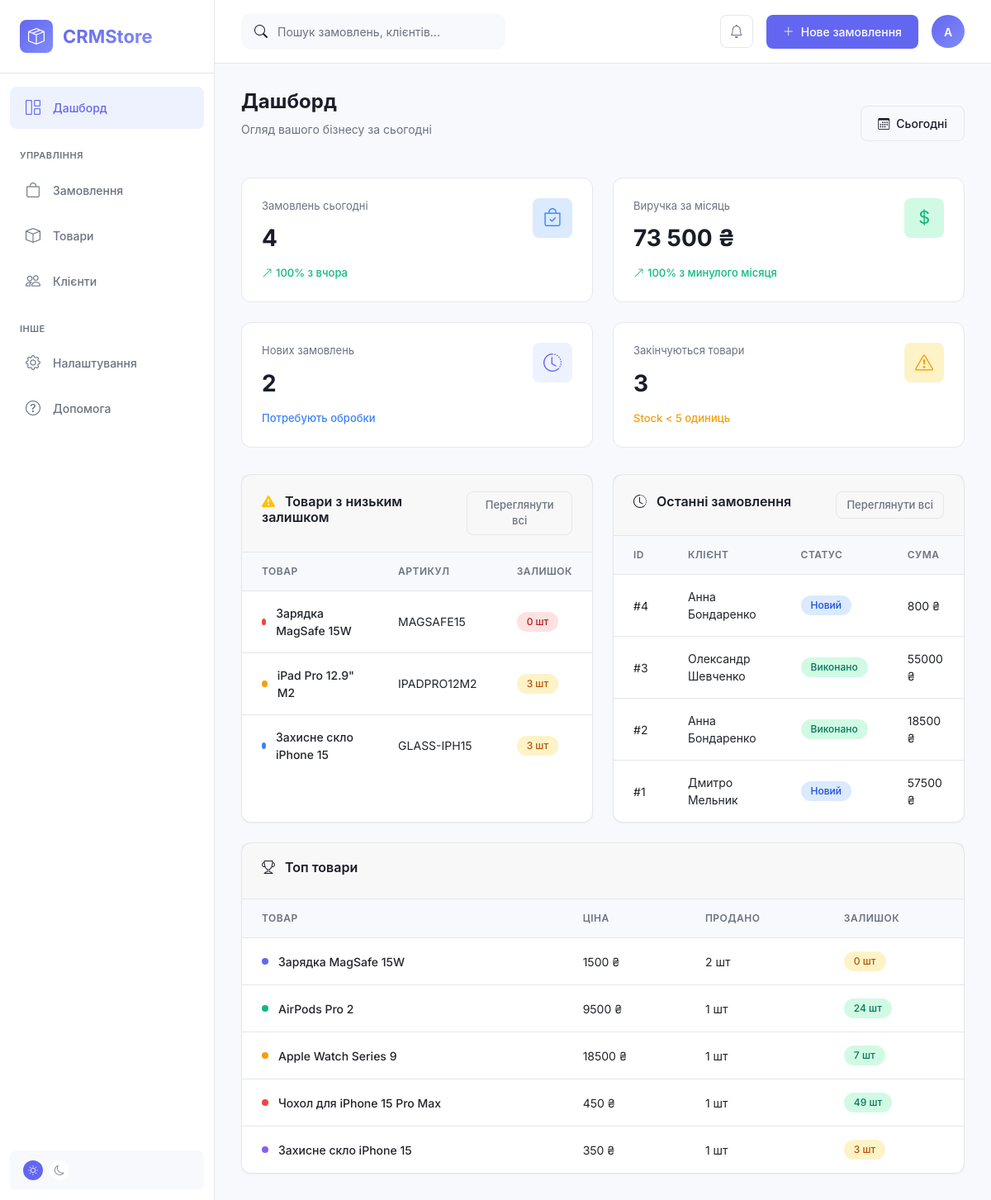
The page / on the database its author committed.
### orders/models.py (models this page shows, shortened)
class Product(models.Model):
    name = models.CharField('Назва', max_length=255)
    sku = models.CharField('Артикул', max_length=50, unique=True)
    purchase_price = models.DecimalField(
        'Ціна закупівлі',
        max_digits=10,
        decimal_places=2,
        validators=[MinValueValidator(Decimal('0.00'))]
    )
    selling_price = models.DecimalField(
        'Ціна продажу',
        max_digits=10,
        decimal_places=2,
        validators=[MinValueValidator(Decimal('0.00'))]
    )
    stock = models.PositiveIntegerField('Залишок на складі', default=0)
    created_at = models.DateTimeField('Створено', auto_now_add=True)
    updated_at = models.DateTimeField('Оновлено', auto_now=True)
    class Meta:
        verbose_name = 'Товар'
        verbose_name_plural = 'Товари'
        ordering = ['name']

class Order(models.Model):
    STATUS_CHOICES = [
        ('new', 'Новий'),
        ('confirmed', 'Підтверджено'),
        ('shipped', 'Відправлено'),
        ('completed', 'Виконано'),
        ('canceled', 'Скасовано'),
        ('returned', 'Повернення'),
    ]
    DELIVERY_CHOICES = [
        ('nova_poshta', 'Нова Пошта'),
        ('ukrposhta', 'Укрпошта'),
        ('meest', 'Meest'),
        ('pickup', 'Самовивіз'),
    ]
    PAYMENT_CHOICES = [
        ('cod', 'Накладений платіж'),
        ('prepaid', 'Передплата'),
        ('partial', 'Часткова передплата'),
    ]
    customer = models.ForeignKey(
        Customer,
        on_delete=models.PROTECT,
        related_name='orders',
        verbose_name='Клієнт'
    )
    status = models.CharField(
        'Статус',
        max_length=20,
        choices=STATUS_CHOICES,
        default='new'
    )
    delivery_service = models.CharField(
        'Служба доставки',
        max_length=20,
        choices=DELIVERY_CHOICES,
        default='nova_poshta'
    )
    city = models.CharField('Місто', max_length=100)
    warehouse = models.CharField('Відділення', max_length=255, blank=True)
    ttn = models.CharField('ТТН', max_length=50, blank=True)
    payment_type = models.CharField(
        'Тип оплати',
        max_length=20,
        choices=PAYMENT_CHOICES,
        default='cod'
    )
    prepayment = models.DecimalField(
        'Передплата',
        max_digits=10,
        decimal_places=2,
        default=Decimal('0.00'),
        validators=[MinValueValidator(Decimal('0.00'))]
    )
    seller_expenses = models.DecimalField(
        'Витрати продавця',
        max_digits=10,
        decimal_places=2,
        default=Decimal('0.00'),
        validators=[MinValueValidator(Decimal('0.00'))],
        help_text='Додаткові витрати (пакування, доставка тощо)'
    )
    notes = models.TextField('Примітки', blank=True)
    created_at = models.DateTimeField('Створено', auto_now_add=True)
    updated_at = models.DateTimeField('Оновлено', auto_now=True)
    class Meta:
        verbose_name = 'Замовлення'
        verbose_name_plural = 'Замовлення'
        ordering = ['-created_at']
    def get_total_cost(self):
        total = sum(item.get_cost() for item in self.items.all())
        return total

class Customer(models.Model):
    SOURCE_CHOICES = [
        ('instagram', 'Instagram'),
        ('facebook', 'Facebook'),
        ('olx', 'OLX'),
        ('rozetka', 'Rozetka'),
        ('website', 'Сайт'),
        ('referral', 'Рекомендація'),
        ('other', 'Інше'),
    ]
    full_name = models.CharField('ПІБ', max_length=255)
    phone = models.CharField('Телефон', max_length=20)
    email = models.EmailField('Email', blank=True, null=True)
    source = models.CharField(
        'Джерело',
        max_length=20,
        choices=SOURCE_CHOICES,
        default='other'
    )
    notes = models.TextField('Примітки', blank=True)
    created_at = models.DateTimeField('Створено', auto_now_add=True)
    class Meta:
        verbose_name = 'Клієнт'
        verbose_name_plural = 'Клієнти'
        ordering = ['-created_at']

class OrderItem(models.Model):
    order = models.ForeignKey(
        Order,
        on_delete=models.CASCADE,
        related_name='items',
        verbose_name='Замовлення'
    )
    product = models.ForeignKey(
        Product,
        on_delete=models.PROTECT,
        related_name='order_items',
        verbose_name='Товар'
    )
    quantity = models.PositiveIntegerField(
        'Кількість',
        default=1,
        validators=[MinValueValidator(1)]
    )
    price = models.DecimalField(
        'Ціна за одиницю',
        max_digits=10,
        decimal_places=2,
        help_text='Фіксована ціна на момент замовлення'
    )
    class Meta:
        verbose_name = 'Товар замовлення'
        verbose_name_plural = 'Товари замовлення'
    def get_cost(self):
        return self.price * self.quantity

### orders/views.py (the view)
# urls.py: path('', views.dashboard, name='dashboard'),
def dashboard(request):
    today = timezone.now().date()
    month_start = today.replace(day=1)
    orders_today = Order.objects.filter(
        created_at__date=today
    ).exclude(status__in=['canceled', 'returned']).count()
    yesterday = today - timedelta(days=1)
    orders_yesterday = Order.objects.filter(
        created_at__date=yesterday
    ).exclude(status__in=['canceled', 'returned']).count()
    month_orders = Order.objects.filter(
        created_at__date__gte=month_start,
        status='completed'
    )
    revenue_this_month = Decimal('0.00')
    for order in month_orders:
        revenue_this_month += order.get_total_cost()
    last_month_start = (month_start - timedelta(days=1)).replace(day=1)
    last_month_end = month_start - timedelta(days=1)
    last_month_orders = Order.objects.filter(
        created_at__date__gte=last_month_start,
        created_at__date__lte=last_month_end,
        status='completed'
    )
    revenue_last_month = Decimal('0.00')
    for order in last_month_orders:
        revenue_last_month += order.get_total_cost()
    if revenue_last_month > 0:
        revenue_change = ((revenue_this_month - revenue_last_month) / revenue_last_month) * 100
    else:
        revenue_change = 100 if revenue_this_month > 0 else 0
    if orders_yesterday > 0:
        orders_change = ((orders_today - orders_yesterday) / orders_yesterday) * 100
    else:
        orders_change = 100 if orders_today > 0 else 0
    low_stock_products = Product.objects.filter(stock__lt=5).order_by('stock')
    new_orders = Order.objects.filter(status='new').count()
    recent_orders = Order.objects.select_related('customer').prefetch_related('items')[:5]
    top_products = Product.objects.annotate(
        total_sold=Sum('order_items__quantity')
    ).filter(total_sold__isnull=False).order_by('-total_sold')[:5]
    context = {
        'orders_today': orders_today,
        'orders_change': round(orders_change, 1),
        'revenue_this_month': revenue_this_month,
        'revenue_change': round(revenue_change, 1),
        'low_stock_products': low_stock_products,
        'low_stock_count': low_stock_products.count(),
        'new_orders': new_orders,
        'recent_orders': recent_orders,
        'top_products': top_products,
    }
    return render(request, 'orders/dashboard.html', context)

### templates/orders/dashboard.html (shortened to what this page needs)
{% extends 'base.html' %}
{% load humanize %}
{% block content %}
<div class="page-header d-flex justify-content-between align-items-center mb-4">
    <div>
        <h1 class="page-title">Дашборд</h1>
        <p class="page-subtitle">Огляд вашого бізнесу за сьогодні</p>
    </div>
    <div class="header-date">
        <span class="btn btn-secondary">
            <i class="bi bi-calendar3"></i>
            Сьогодні
        </span>
    </div>
</div>
<div class="kpi-grid">
    <div class="kpi-card">
        <div class="kpi-content">
            <div class="kpi-label">Замовлень сьогодні</div>
            <div class="kpi-value">{{ orders_today }}</div>
            <div class="kpi-trend {% if orders_change >= 0 %}positive{% else %}negative{% endif %}">
                <i class="bi bi-arrow-{% if orders_change >= 0 %}up{% else %}down{% endif %}-right"></i>
                {{ orders_change }}% з вчора
            </div>
        </div>
        <div class="kpi-icon blue">
            <i class="bi bi-bag-check"></i>
        </div>
    </div>
    <div class="kpi-card">
        <div class="kpi-content">
            <div class="kpi-label">Виручка за місяць</div>
            <div class="kpi-value">{{ revenue_this_month|floatformat:0|intcomma }} ₴</div>
            <div class="kpi-trend {% if revenue_change >= 0 %}positive{% else %}negative{% endif %}">
                <i class="bi bi-arrow-{% if revenue_change >= 0 %}up{% else %}down{% endif %}-right"></i>
                {{ revenue_change }}% з минулого місяця
            </div>
        </div>
        <div class="kpi-icon green">
            <i class="bi bi-currency-dollar"></i>
        </div>
    </div>
    <div class="kpi-card">
        <div class="kpi-content">
            <div class="kpi-label">Нових замовлень</div>
            <div class="kpi-value">{{ new_orders }}</div>
            <div class="kpi-trend" style="color: var(--accent-info);">
                Потребують обробки
            </div>
        </div>
        <div class="kpi-icon purple">
            <i class="bi bi-clock-history"></i>
        </div>
    </div>
    <div class="kpi-card">
        <div class="kpi-content">
            <div class="kpi-label">Закінчуються товари</div>
            <div class="kpi-value">{{ low_stock_count }}</div>
            <div class="kpi-trend" style="color: var(--accent-warning);">
                Stock &lt; 5 одиниць
            </div>
        </div>
        <div class="kpi-icon orange">
            <i class="bi bi-exclamation-triangle"></i>
        </div>
    </div>
</div>
<div class="row g-4">
    {% if low_stock_products %}
    <div class="col-lg-6">
        <div class="card h-100">
            <div class="card-header">
                <h3 class="card-title">
                    <i class="bi bi-exclamation-triangle-fill text-warning me-2"></i>
                    Товари з низьким залишком
                </h3>
                <a href="{% url 'product_list' %}?stock=low" class="btn btn-sm btn-outline">
                    Переглянути всі
                </a>
            </div>
            <div class="card-body p-0">
                <table class="data-table">
                    <thead>
                        <tr>
                            <th>Товар</th>
                            <th>Артикул</th>
                            <th>Залишок</th>
                        </tr>
                    </thead>
                    <tbody>
                        {% for product in low_stock_products|slice:":5" %}
                        <tr>
                            <td>
                                <div class="product-row">
                                    <span class="product-color"
                                        style="background: {% cycle '#ef4444' '#f59e0b' '#3b82f6' '#10b981' '#8b5cf6' %}"></span>
                                    <span class="product-name">{{ product.name|truncatechars:30 }}</span>
                                </div>
                            </td>
                            <td>{{ product.sku }}</td>
                            <td>
                                <span
                                    class="badge {% if product.stock == 0 %}badge-canceled{% else %}badge-shipped{% endif %}">
                                    {{ product.stock }} шт
                                </span>
                            </td>
                        </tr>
                        {% endfor %}
                    </tbody>
                </table>
            </div>
        </div>
    </div>
    {% endif %}
    <div class="col-lg-{% if low_stock_products %}6{% else %}12{% endif %}">
        <div class="card h-100">
            <div class="card-header">
                <h3 class="card-title">
                    <i class="bi bi-clock-history me-2"></i>
                    Останні замовлення
                </h3>
                <a href="{% url 'order_list' %}" class="btn btn-sm btn-outline">
                    Переглянути всі
                </a>
            </div>
            <div class="card-body p-0">
                {% if recent_orders %}
                <table class="data-table">
                    <thead>
                        <tr>
                            <th>ID</th>
                            <th>Клієнт</th>
                            <th>Статус</th>
                            <th>Сума</th>
                        </tr>
                    </thead>
                    <tbody>
                        {% for order in recent_orders %}
                        <tr style="cursor: pointer;" onclick="window.location='{% url 'order_detail' order.pk %}'">
                            <td>#{{ order.pk }}</td>
                            <td>{{ order.customer.full_name|truncatechars:25 }}</td>
                            <td>
                                <span class="badge badge-{{ order.status }}">
                                    {{ order.get_status_display }}
                                </span>
                            </td>
                            <td>{{ order.get_total_cost|floatformat:0 }} ₴</td>
                        </tr>
                        {% endfor %}
                    </tbody>
                </table>
                {% endif %}
            </div>
        </div>
    </div>
</div>
{% if top_products %}
<div class="mt-4">
    <div class="card">
        <div class="card-header">
            <h3 class="card-title">
                <i class="bi bi-trophy me-2"></i>
                Топ товари
            </h3>
        </div>
        <div class="card-body p-0">
            <table class="data-table">
                <thead>
                    <tr>
                        <th>Товар</th>
                        <th>Ціна</th>
                        <th>Продано</th>
                        <th>Залишок</th>
                    </tr>
                </thead>
                <tbody>
                    {% for product in top_products %}
                    <tr>
                        <td>
                            <div class="product-row">
                                <span class="product-color"
                                    style="background: {% cycle '#6366f1' '#10b981' '#f59e0b' '#ef4444' '#8b5cf6' %}"></span>
                                <span class="product-name">{{ product.name }}</span>
                            </div>
                        </td>
                        <td>{{ product.selling_price|floatformat:0 }} ₴</td>
                        <td>{{ product.total_sold }} шт</td>
                        <td>
                            <span
                                class="badge {% if product.stock < 5 %}badge-shipped{% else %}badge-completed{% endif %}">
                                {{ product.stock }} шт
                            </span>
                        </td>
                    </tr>
                    {% endfor %}
                </tbody>
            </table>
        </div>
    </div>
</div>
{% endif %}
{% endblock %}

### rows shown on the page
Product: name "Зарядка MagSafe 15W", sku "MAGSAFE15", stock "0", selling_price "1500", total_sold "2"
Product: name "iPad Pro 12.9\" M2", sku "IPADPRO12M2", stock "3"
Product: name "Захисне скло iPhone 15", sku "GLASS-IPH15", stock "3", selling_price "350", total_sold "1"
Order: pk "4", customer.full_name "Анна Бондаренко", status "Новий", get_total_cost "800"
Order: pk "3", customer.full_name "Олександр Шевченко", status "Виконано", get_total_cost "55000"
Order: pk "2", customer.full_name "Анна Бондаренко", status "Виконано", get_total_cost "18500"
Order: pk "1", customer.full_name "Дмитро Мельник", status "Новий", get_total_cost "57500"
Product: name "AirPods Pro 2", selling_price "9500", total_sold "1", stock "24"
Product: name "Apple Watch Series 9", selling_price "18500", total_sold "1", stock "7"
Product: name "Чохол для iPhone 15 Pro Max", selling_price "450", total_sold "1", stock "49"

### other values the page prints
{{ orders_today }} "4"
{{ orders_change }} "100"
{{ revenue_this_month|floatformat:0|intcomma }} "73 500"
{{ revenue_change }} "100"
{{ new_orders }} "2"
{{ low_stock_count }} "3"
